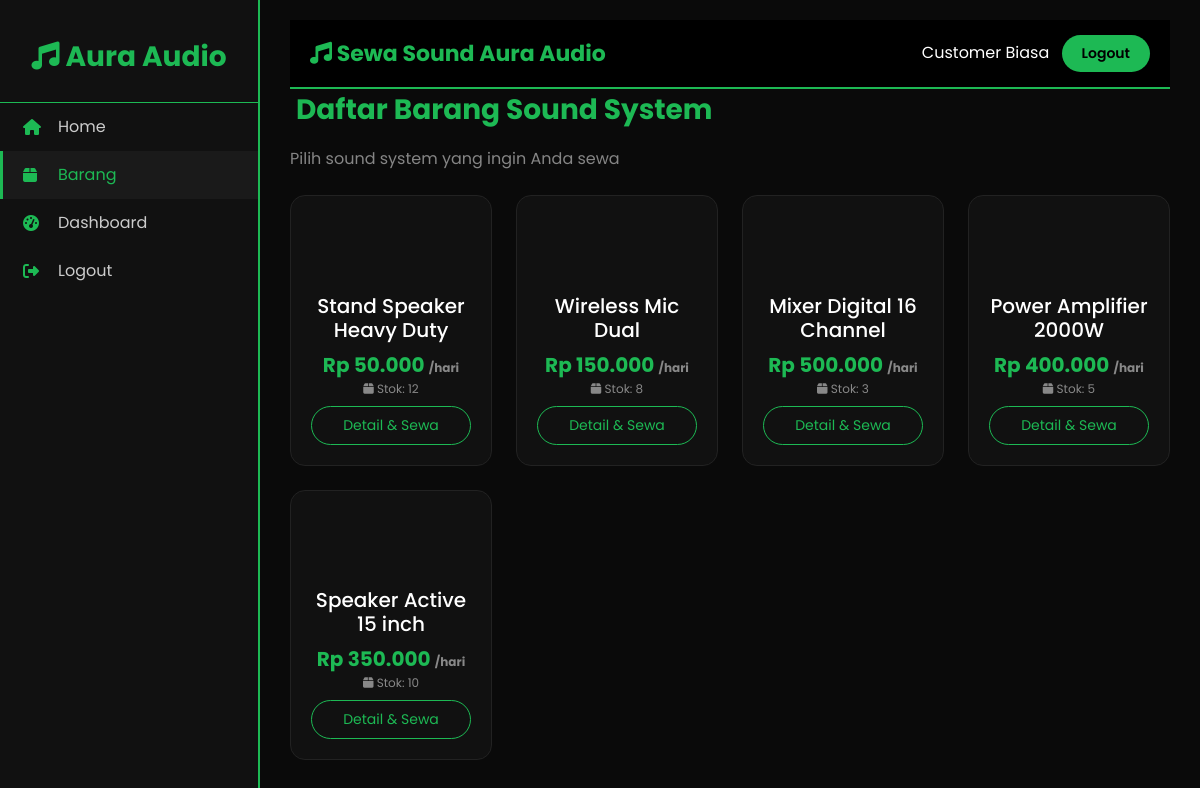
The app's page /barang.php (signed in) with its own data.
### tables this page shows
CREATE TABLE barang (
    id_barang INT AUTO_INCREMENT PRIMARY KEY,
    kode_barang VARCHAR(20) UNIQUE NOT NULL,
    nama_barang VARCHAR(100) NOT NULL,
    id_kategori INT NOT NULL,
    harga_sewa INT NOT NULL,
    stok INT NOT NULL,
    deskripsi TEXT,
    FOREIGN KEY (id_kategori) REFERENCES kategori(id_kategori)
);

### barang.php (the view, shortened to what this page needs)
<?php
require_once 'database.php';
?>
<!DOCTYPE html>
<html>
<head>
    <link href="https://cdn.jsdelivr.net/npm/bootstrap@5.3.0/dist/css/bootstrap.min.css" rel="stylesheet">
    <link rel="stylesheet" href="https://cdnjs.cloudflare.com/ajax/libs/font-awesome/6.4.0/css/all.min.css">
</head>
<body>
<div class="sidebar">
    <div class="sidebar-brand"><h3><i class="fas fa-music"></i> Aura Audio</h3></div>
    <ul class="sidebar-menu">
        <li><a href="index.php"><i class="fas fa-home"></i> <span>Home</span></a></li>
        <li><a href="barang.php" class="active"><i class="fas fa-box"></i> <span>Barang</span></a></li>
        <?php if(isset($_SESSION['id_user'])): ?>
            <?php if($_SESSION['level'] == 'admin'): ?>
                <li><a href="admin/dashboard.php"><i class="fas fa-chart-line"></i> <span>Admin Panel</span></a></li>
            <?php else: ?>
                <li><a href="customer/dashboard.php"><i class="fas fa-tachometer-alt"></i> <span>Dashboard</span></a></li>
            <?php endif; ?>
            <li><a href="logout.php"><i class="fas fa-sign-out-alt"></i> <span>Logout</span></a></li>
        <?php else: ?>
            <li><a href="login.php"><i class="fas fa-sign-in-alt"></i> <span>Login</span></a></li>
            <li><a href="register.php"><i class="fas fa-user-plus"></i> <span>Daftar</span></a></li>
        <?php endif; ?>
    </ul>
</div>
<div class="main-content">
    <nav class="navbar">
        <a class="navbar-brand" href="index.php"><i class="fas fa-music"></i> Sewa Sound Aura Audio</a>
        <div>
            <?php if(isset($_SESSION['id_user'])): ?>
                <span class="text-white me-2"><?= $_SESSION['nama'] ?></span>
                <a href="logout.php" class="btn btn-spotify btn-sm">Logout</a>
            <?php else: ?>
                <a href="login.php" class="text-white me-2">Login</a>
                <a href="register.php" class="btn btn-spotify btn-sm">Daftar</a>
            <?php endif; ?>
        </div>
    </nav>
    <div class="page-title mb-3"><i class="fas fa-speaker"></i> Daftar Barang Sound System</div>
    <p class="text-white-50 mb-4">Pilih sound system yang ingin Anda sewa</p>
    <div class="row">
        <?php
        $result = mysqli_query($conn, "SELECT * FROM barang ORDER BY id_barang DESC");
        if(mysqli_num_rows($result) > 0):
            while($row = mysqli_fetch_assoc($result)):
        ?>
        <div class="col-md-3 col-sm-6 mb-4">
            <div class="product-card">
                <div class="product-icon"><i class="fas fa-speaker"></i></div>
                <h5 class="text-white"><?= $row['nama_barang'] ?></h5>
                <div class="product-price">Rp <?= number_format($row['harga_sewa'],0,',','.') ?> <span style="font-size:12px;color:#888;">/hari</span></div>
                <div class="product-stock"><i class="fas fa-box"></i> Stok: <?= $row['stok'] ?></div>
                <a href="detail.php?id=<?= $row['id_barang'] ?>" class="btn btn-outline-spotify btn-sm w-100 mt-2">Detail & Sewa</a>
            </div>
        </div>
        <?php endwhile; ?>
        <?php else: ?>
        <div class="col-12">
            <div class="alert alert-info text-center">Belum ada barang. Silakan admin menambahkan barang.</div>
        </div>
        <?php endif; ?>
    </div>
</div>
</body>
</html>

### barang.php (style rules this page uses)
* { margin:0;padding:0;box-sizing:border-box; }
body { background:#0a0a0a;font-family:'Poppins',sans-serif;color:#fff; }
.sidebar { position:fixed;left:0;top:0;width:260px;height:100%;background:#111;border-right:2px solid #1DB954;padding-top:20px;overflow-y:auto; }
.sidebar-brand { text-align:center;padding:20px 0;border-bottom:1px solid #1DB954; }
.sidebar-brand h3 { color:#1DB954;font-weight:700; }
.sidebar-menu { list-style:none;padding:0; }
.sidebar-menu li a { display:flex;align-items:center;padding:12px 20px;color:#ccc;text-decoration:none;transition:0.3s;border-left:3px solid transparent; }
.sidebar-menu li a:hover,.sidebar-menu li a.active { background:#1a1a1a;color:#1DB954;border-left-color:#1DB954; }
.sidebar-menu li a i { width:25px;margin-right:10px;color:#1DB954; }
.main-content { margin-left:260px;padding:20px 30px; }
.navbar { background:#000;border-bottom:2px solid #1DB954;padding:12px 20px;display:flex;justify-content:space-between;align-items:center; }
.navbar-brand { color:#1DB954;font-size:22px;font-weight:700; }
.btn-spotify { background:#1DB954;color:#000;font-weight:600;border:none;padding:8px 20px;border-radius:25px;transition:0.3s; }
.btn-outline-spotify { background:transparent;color:#1DB954;border:1px solid #1DB954;padding:8px 20px;border-radius:25px;transition:0.3s; }
.product-card { background:#111;border:1px solid #222;border-radius:15px;padding:20px;text-align:center;transition:0.3s;height:100%; }
.product-icon { font-size:45px;color:#1DB954;margin-bottom:10px; }
.product-price { color:#1DB954;font-size:20px;font-weight:700; }
.product-stock { color:#888;font-size:12px; }
.page-title { color:#1DB954;font-size:28px;font-weight:700; }

### records on screen
barang: nama_barang "Stand Speaker Heavy Duty", harga_sewa "50.000", stok "12"
barang: nama_barang "Wireless Mic Dual", harga_sewa "150.000", stok "8"
barang: nama_barang "Mixer Digital 16 Channel", harga_sewa "500.000", stok "3"
barang: nama_barang "Power Amplifier 2000W", harga_sewa "400.000", stok "5"
barang: nama_barang "Speaker Active 15 inch", harga_sewa "350.000", stok "10"

### other values on screen
$_SESSION['nama'] "Customer Biasa"
